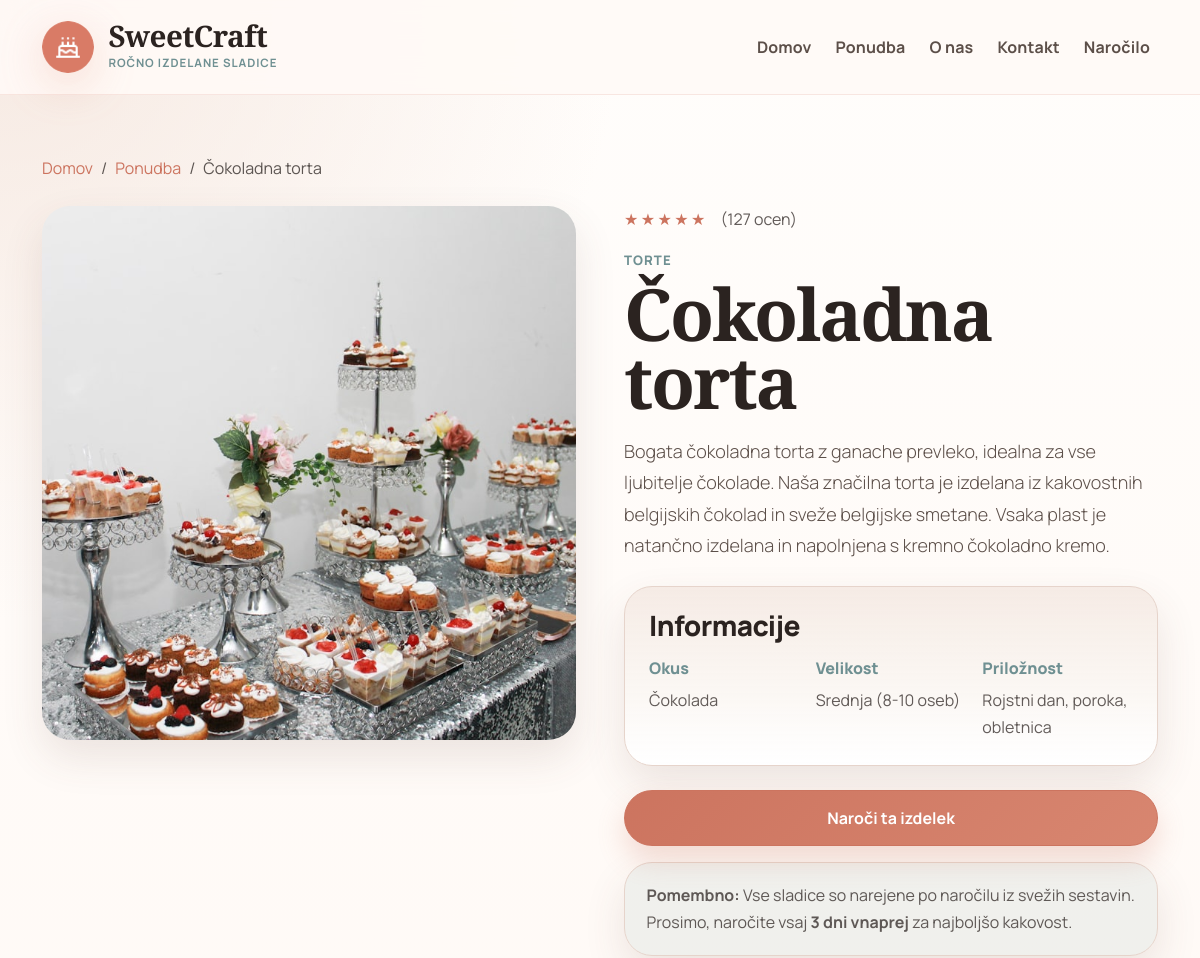
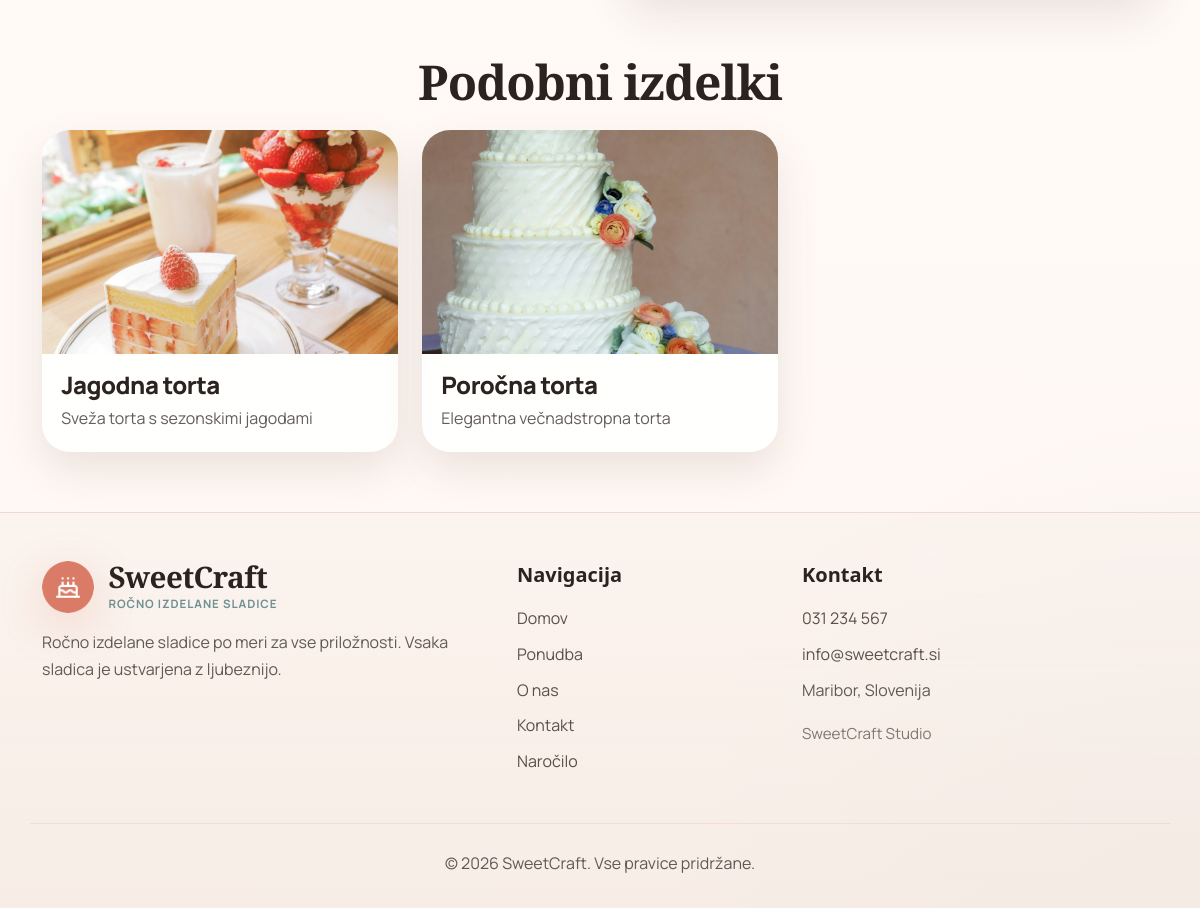
The app's page /data/www/izdelek.php with its own data (2 pictures, top to bottom).
### tables this page shows
CREATE TABLE IF NOT EXISTS products (
  id INT PRIMARY KEY AUTO_INCREMENT,
  category_id INT NOT NULL,
  name VARCHAR(150) NOT NULL,
  short_description VARCHAR(255) NOT NULL,
  description TEXT NOT NULL,
  image_path VARCHAR(255) NOT NULL,
  flavor VARCHAR(100) NOT NULL,
  size_label VARCHAR(100) NOT NULL,
  occasion_label VARCHAR(150) NOT NULL,
  CONSTRAINT fk_products_category
    FOREIGN KEY (category_id) REFERENCES categories(id)
    ON UPDATE CASCADE
    ON DELETE RESTRICT
);

CREATE TABLE IF NOT EXISTS categories (
  id INT PRIMARY KEY AUTO_INCREMENT,
  slug VARCHAR(50) NOT NULL UNIQUE,
  name VARCHAR(100) NOT NULL,
  description VARCHAR(255) NOT NULL
);

### data/www/includes/catalog.php (called while the page is built, shortened)
<?php
function fetch_product_by_id(?PDO $pdo, int $productId): ?array
{
    $statement = $pdo->prepare(
        <<<SQL
        SELECT
          p.id,
          p.category_id,
          p.name,
          p.short_description,
          p.description,
          p.image_path,
          p.flavor,
          p.size_label,
          p.occasion_label,
          c.slug AS category_slug,
          c.name AS category_name,
          c.description AS category_description
        FROM products p
        INNER JOIN categories c ON c.id = p.category_id
        WHERE p.id = :product_id
        LIMIT 1
        SQL
    );
    $statement->execute(['product_id' => $productId]);
    $product = $statement->fetch();
    return $product ? normalize_product_record($product) : null;
}
function fetch_related_products(?PDO $pdo, int $categoryId, int $excludeProductId, int $limit = 3): array
{
    $statement = $pdo->prepare(
        <<<SQL
        SELECT
          p.id,
          p.category_id,
          p.name,
          p.short_description,
          p.description,
          p.image_path,
          p.flavor,
          p.size_label,
          p.occasion_label,
          c.slug AS category_slug,
          c.name AS category_name,
          c.description AS category_description
        FROM products p
        INNER JOIN categories c ON c.id = p.category_id
        WHERE p.category_id = :category_id AND p.id <> :exclude_id
        ORDER BY p.name
        LIMIT :result_limit
        SQL
    );
    $statement->bindValue('category_id', $categoryId, PDO::PARAM_INT);
    $statement->bindValue('exclude_id', $excludeProductId, PDO::PARAM_INT);
    $statement->bindValue('result_limit', $limit, PDO::PARAM_INT);
    $statement->execute();
    return array_map('normalize_product_record', $statement->fetchAll());
}
function normalize_product_record(array $product): array
{
    return [
        'id' => (int) $product['id'],
        'categoryId' => (int) $product['category_id'],
        'name' => $product['name'],
        'shortDescription' => $product['short_description'],
        'description' => $product['description'],
        'image' => $product['image_path'],
        'flavor' => $product['flavor'],
        'size' => $product['size_label'],
        'occasion' => $product['occasion_label'],
        'category' => $product['category_slug'],
        'categoryLabel' => $product['category_name'],
        'categoryDescription' => $product['category_description'],
    ];
}

### data/www/includes/database.php (called while the page is built, shortened)
<?php
function database_settings(): array
{
    return [
        'hosts' => [
            ['host' => getenv('DB_HOST') ?: 'podatkovna-baza', 'port' => (int) (getenv('DB_PORT') ?: 3306)],
            ['host' => 'mysql', 'port' => 3306],
            ['host' => '127.0.0.1', 'port' => 3307],
            ['host' => 'localhost', 'port' => 3307],
        ],
        'dbname' => 'sweetcraft',
        'username' => 'root',
        'password' => 'superVarnoGeslo',
        'charset' => 'utf8mb4',
    ];
}
function create_server_connection(array $settings, string $host, int $port): PDO
{
    $dsn = sprintf(
        'mysql:host=%s;port=%d;charset=%s',
        $host,
        $port,
        $settings['charset'],
    );
    return new PDO(
        $dsn,
        $settings['username'],
        $settings['password'],
        [
            PDO::ATTR_ERRMODE => PDO::ERRMODE_EXCEPTION,
            PDO::ATTR_DEFAULT_FETCH_MODE => PDO::FETCH_ASSOC,
        ],
    );
}
function connect_database(?string &$statusMessage = null): ?PDO
{
    $settings = database_settings();
    for ($attempt = 1; $attempt <= 4; $attempt++) {
        foreach ($settings['hosts'] as $candidate) {
            try {
                $pdo = create_server_connection(
                    $settings,
                    (string) $candidate['host'],
                    (int) $candidate['port'],
                );
                $databaseName = '`' . str_replace('`', '``', $settings['dbname']) . '`';
                $pdo->exec(
                    'CREATE DATABASE IF NOT EXISTS ' . $databaseName
                    . ' CHARACTER SET utf8mb4 COLLATE utf8mb4_unicode_ci'
                );
                $pdo->exec('USE ' . $databaseName);
                ensure_database_schema($pdo);
                return $pdo;
            } catch (PDOException $exception) {
                $lastException = $exception;
            }
        }
    }
    return null;
}
function ensure_database_schema(PDO $pdo): void
{
    $pdo->exec(
        <<<SQL
        CREATE TABLE IF NOT EXISTS categories (
          id INT PRIMARY KEY AUTO_INCREMENT,
          slug VARCHAR(50) NOT NULL UNIQUE,
          name VARCHAR(100) NOT NULL,
          description VARCHAR(255) NOT NULL
        )
        SQL
    );
    $pdo->exec(
        <<<SQL
        CREATE TABLE IF NOT EXISTS products (
          id INT PRIMARY KEY AUTO_INCREMENT,
          category_id INT NOT NULL,
          name VARCHAR(150) NOT NULL,
          short_description VARCHAR(255) NOT NULL,
          description TEXT NOT NULL,
          image_path VARCHAR(255) NOT NULL,
          flavor VARCHAR(100) NOT NULL,
          size_label VARCHAR(100) NOT NULL,
          occasion_label VARCHAR(150) NOT NULL,
          CONSTRAINT fk_products_category
            FOREIGN KEY (category_id) REFERENCES categories(id)
            ON UPDATE CASCADE
            ON DELETE RESTRICT
        )
        SQL
    );
    $pdo->exec(
        <<<SQL
        CREATE TABLE IF NOT EXISTS order_requests (
          id INT PRIMARY KEY AUTO_INCREMENT,
          product_id INT NOT NULL,
          order_mode ENUM('izdelek', 'torta', 'kolacki', 'sezonsko') NOT NULL,
          occasion VARCHAR(100) NOT NULL,
          size_option VARCHAR(100) NOT NULL,
          pickup_date DATE NOT NULL,
          quantity_note VARCHAR(120) NULL,
          flavor_request VARCHAR(150) NOT NULL,
          special_notes TEXT NULL,
          customer_name VARCHAR(150) NOT NULL,
          customer_phone VARCHAR(30) NOT NULL,
          customer_email VARCHAR(150) NOT NULL,
          status ENUM('novo', 'potrjeno', 'v izdelavi', 'pripravljeno', 'zakljuceno') NOT NULL DEFAULT 'novo',
          created_at TIMESTAMP NOT NULL DEFAULT CURRENT_TIMESTAMP,
          updated_at TIMESTAMP NULL DEFAULT CURRENT_TIMESTAMP ON UPDATE CURRENT_TIMESTAMP,
          CONSTRAINT fk_orders_product
            FOREIGN KEY (product_id) REFERENCES products(id)
            ON UPDATE CASCADE
            ON DELETE RESTRICT
        )
        SQL
    );
    ensure_table_column(
        $pdo,
        'order_requests',
        'status',
        "ALTER TABLE order_requests ADD COLUMN status ENUM('novo', 'potrjeno', 'v izdelavi', 'pripravljeno', 'zakljuceno') NOT NULL DEFAULT 'novo' AFTER customer_email"
    );
    ensure_table_column(
        $pdo,
        'order_requests',
        'updated_at',
        'ALTER TABLE order_requests ADD COLUMN updated_at TIMESTAMP NULL DEFAULT CURRENT_TIMESTAMP ON UPDATE CURRENT_TIMESTAMP AFTER created_at'
    );
}
function ensure_table_column(PDO $pdo, string $table, string $column, string $alterSql): void
{
    $statement = $pdo->prepare(
        'SELECT COUNT(*) FROM information_schema.COLUMNS WHERE TABLE_SCHEMA = DATABASE() AND TABLE_NAME = :table_name AND COLUMN_NAME = :column_name'
    );
    $statement->execute([
        'table_name' => $table,
        'column_name' => $column,
    ]);
}

### data/www/includes/config.php (called while the page is built, shortened)
<?php
if (!function_exists('h')) {
    function h(null|string|int|float $value): string
    {
        return htmlspecialchars((string) $value, ENT_QUOTES, 'UTF-8');
    }
}

### data/www/izdelek.php (the view, shortened to what this page needs)
<?php
require_once __DIR__ . '/includes/database.php';
require_once __DIR__ . '/includes/catalog.php';
$databaseStatusMessage = '';
$pdo = connect_database($databaseStatusMessage);
$productId = isset($_GET['id']) ? (int) $_GET['id'] : 1;
$product = fetch_product_by_id($pdo, $productId);
$relatedProducts = $product !== null ? fetch_related_products($pdo, $product['categoryId'], $product['id']) : [];
require __DIR__ . '/includes/head.php';
?>
<main class="page-main flex-grow-1">
  <section class="page-section">
    <div class="container">
      <?php if ($product === null): ?>
        <div class="row justify-content-center">
          <div class="col-lg-8 col-xl-6">
            <div class="empty-panel">
              <h1>Izdelek ni bil najden</h1>
              <p>Izbrani izdelek ne obstaja več ali pa je povezava napačna.</p>
              <a class="btn btn-primary" href="ponudba.php">Nazaj na ponudbo</a>
            </div>
          </div>
        </div>
      <?php else: ?>
        <nav aria-label="Drobtinice">
          <ol class="breadcrumb mb-4">
            <li class="breadcrumb-item"><a href="domov.php">Domov</a></li>
            <li class="breadcrumb-item"><a href="ponudba.php">Ponudba</a></li>
            <li class="breadcrumb-item active" aria-current="page"><?= h($product['name']) ?></li>
          </ol>
        </nav>
        <article class="row g-4 g-xl-5 align-items-start">
          <div class="col-lg-6">
            <figure class="detail-media mb-0">
              <img src="<?= h($product['image']) ?>" alt="<?= h($product['name']) ?>" />
            </figure>
          </div>
          <div class="col-lg-6">
            <div class="detail-copy">
              <div class="rating-row mb-3">
                <span class="stars">★★★★★</span>
                <span>(127 ocen)</span>
              </div>
              <p class="eyebrow mb-2"><?= h($product['categoryLabel']) ?></p>
              <h1><?= h($product['name']) ?></h1>
              <p class="lead mb-4"><?= h($product['description']) ?></p>
              <section class="info-card mb-4">
                <h2 class="h3 mb-3">Informacije</h2>
                <dl class="row g-3 mb-0 info-list">
                  <div class="col-sm-4">
                    <dt>Okus</dt>
                    <dd><?= h($product['flavor']) ?></dd>
                  </div>
                  <div class="col-sm-4">
                    <dt>Velikost</dt>
                    <dd><?= h($product['size']) ?></dd>
                  </div>
                  <div class="col-sm-4">
                    <dt>Priložnost</dt>
                    <dd><?= h($product['occasion']) ?></dd>
                  </div>
                </dl>
              </section>
              <a class="btn btn-primary w-100 mb-3" href="narocilo.php?product=<?= h($product['id']) ?>">Naroči ta izdelek</a>
              <aside class="notice">
                <p class="mb-0"><strong>Pomembno:</strong> Vse sladice so narejene po naročilu iz svežih sestavin. Prosimo, naročite vsaj <strong>3 dni vnaprej</strong> za najboljšo kakovost.</p>
              </aside>
            </div>
          </div>
        </article>
        <?php if ($relatedProducts !== []): ?>
          <section class="page-section px-0 pb-0">
            <header class="center-copy text-center mb-4">
              <h2 class="section-title mb-3">Podobni izdelki</h2>
            </header>
            <div class="row g-4 row-cols-1 row-cols-md-2 row-cols-xl-3">
              <?php foreach ($relatedProducts as $relatedProduct): ?>
                <div class="col">
                  <a class="card-link d-block h-100" href="izdelek.php?id=<?= h($relatedProduct['id']) ?>">
                    <article class="card product-card h-100 border-0 overflow-hidden">
                      <div class="card-media product-card-media">
                        <img src="<?= h($relatedProduct['image']) ?>" alt="<?= h($relatedProduct['name']) ?>" />
                      </div>
                      <div class="card-body p-4">
                        <h3 class="h4"><?= h($relatedProduct['name']) ?></h3>
                        <p class="mb-0"><?= h($relatedProduct['shortDescription']) ?></p>
                      </div>
                    </article>
                  </a>
                </div>
              <?php endforeach; ?>
            </div>
          </section>
        <?php endif; ?>
      <?php endif; ?>
    </div>
  </section>
</main>
<?php require __DIR__ . '/includes/footer.php'; ?>

### records on screen
products: name "Čokoladna torta", image_path (picture), category.name "TORTE", description "Bogata čokoladna torta z ganache prevleko, idealna za vse ljubitelje čokolade. Naša značilna torta je izdelana iz kakovostnih belgijskih čokolad in sveže belgijske smetane. Vsaka plast je natančno izdelana in napolnjena s kremno čokoladno kremo.", flavor "Čokolada", size_label "Srednja (8-10 oseb)", occasion_label "Rojstni dan, poroka, obletnica"
products: image_path (picture), name "Jagodna torta", short_description "Sveža torta s sezonskimi jagodami"
products: image_path (picture), name "Poročna torta", short_description "Elegantna večnadstropna torta"

### other values on screen
$siteConfig['name'] "SweetCraft"
$siteConfig['tagline'] "ROČNO IZDELANE SLADICE"
$item['label'] "Domov"
$item['label'] "Ponudba"
$item['label'] "O nas"
$item['label'] "Kontakt"
$item['label'] "Naročilo"
$siteConfig['phone'] "031 234 567"
$siteConfig['email'] "info@sweetcraft.si"
$siteConfig['city'] "Maribor"
$siteConfig['country'] "Slovenija"
